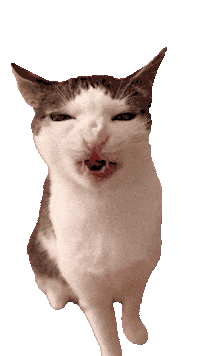
#> input picture assets/cats/feeding.gif, 200 x 356 px; its folder holds 4 pictures in this run
$ python transparent-cats.py
#> lines starting #> are read from the running program, lines starting #| are printed output that depends on the picture; after the words box and inside, x2 and y2 are one past the last pixel; in counts of white or black regions, pixels touching at a corner belong together
"""Remove only the edge-connected white matte from the two cat stickers.

Usage: python3 scripts/transparent-cats.py
Requires Pillow, NumPy and SciPy. Preserves every source frame and its timing.
The other three GIFs have photographic backgrounds and are intentionally intact.
"""

from pathlib import Path

import numpy as np
from PIL import Image, ImageSequence
from scipy import ndimage


ROOT = Path(__file__).resolve().parents[1] / "assets" / "cats"


def convert(name):
#> called with name = 'feeding'
    source = Image.open(ROOT / f"{name}.gif")
#> source is the input picture: PIL image 200x356 P; mean R, G, B 217.1, 204.2, 198.4
    frames = []
    durations = []
    for frame in ImageSequence.Iterator(source):
        rgba = np.array(frame.convert("RGBA"))
        rgb = rgba[:, :, :3].astype(np.int16)
        # Only flood-fill near-neutral white from the canvas edges. A simple
        # chroma-key would also erase the white fur in the feeding-cat sticker.
        # GIF edge antialiasing is often light gray rather than exact white.
        white = (rgb.min(axis=2) >= 210) & ((rgb.max(axis=2) - rgb.min(axis=2)) < 42)
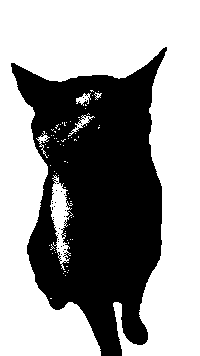
#> white: shape (356, 200) bool; 60% white; 26 black regions (25 under 20 px), largest, box (x1, y1, x2, y2) and area: (11, 47, 167, 356) 28465
        seeds = np.zeros(white.shape, dtype=bool)
        seeds[0, :] = seeds[-1, :] = True
        seeds[:, 0] = seeds[:, -1] = True
        background = ndimage.binary_propagation(seeds & white, mask=white)
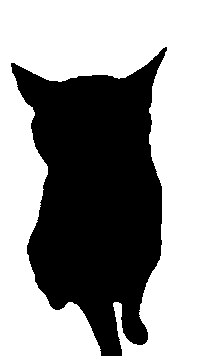
#> background: shape (356, 200) bool; 58% white; 1 black region, box (x1, y1, x2, y2) and area: (11, 47, 167, 356) 29909
        # Feather the last edge pixel to avoid a bright/jagged halo on dark XP
        # wallpapers. Keep interior white fur and facial highlights opaque.
        distance = ndimage.distance_transform_edt(~background)
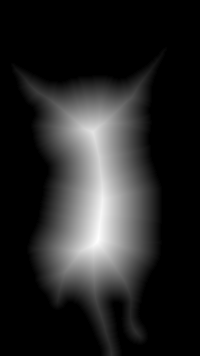
#> distance: shape (356, 200) float64; min 0, max 63, mean 9.5; drawn with min black and max white
        rgba[:, :, 3] = np.minimum(rgba[:, :, 3], np.clip(distance * 127, 0, 255).astype(np.uint8))
        edge = (rgba[:, :, 3] > 0) & (rgba[:, :, 3] < 255)
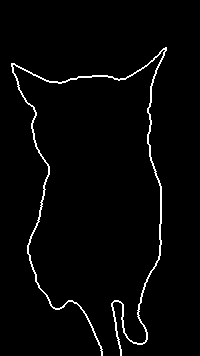
#> edge: shape (356, 200) bool; 2.5% white in thin lines or dots, all inside (x1, y1, x2, y2) = (11, 47, 167, 356)
        if edge.any():
            opaque = rgba[:, :, 3] == 255
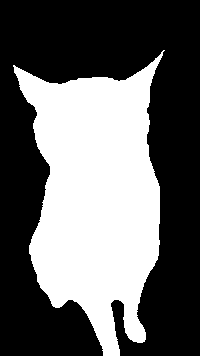
#> opaque: shape (356, 200) bool; 39.5% white; 1 white region, box (x1, y1, x2, y2) and area: (13, 50, 165, 356) 28133
            nearest = ndimage.distance_transform_edt(~opaque, return_distances=False, return_indices=True)
            rgba[edge, :3] = rgba[nearest[0][edge], nearest[1][edge], :3]
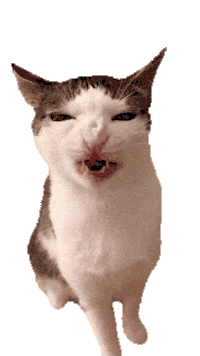
#> rgba: shape (356, 200, 4); mean R, G, B, A 217.1, 204.2, 198.4, 105.2; transparent parts drawn white
        rgba[rgba[:, :, 3] == 0, :3] = 0
        frames.append(Image.fromarray(rgba, "RGBA"))
        durations.append(frame.info.get("duration", source.info.get("duration", 60)))
    frames[0].save(
        ROOT / f"{name}-transparent.webp",
        save_all=True,
        append_images=frames[1:],
        duration=durations,
        loop=0,
        quality=86,
        method=5,
    )
    print(f"{name}: {len(frames)} frames, alpha WebP saved")
#| feeding: 67 frames, alpha WebP saved


if __name__ == "__main__":
    for sticker in ("feeding", "jump"):
        convert(sticker)
#> pass 2 of the loop `for sticker in ("feeding", "jump"):`:
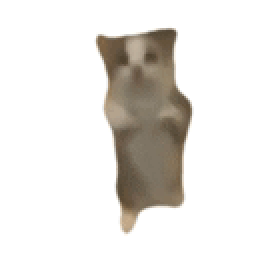
#> input picture assets/cats/jump.gif, 128 x 128 px (shown 2 times larger)
#> in convert, source is the input picture: PIL image 128x128 P; mean R, G, B 229.6, 226.7, 222.7
#> rgb: shape (128, 128, 3) int16
#> in convert (call 2), `white = (rgb.min(axis=2) >= 210) & ((rgb.max(axis=2) - rgb.min(axis=2)..`:
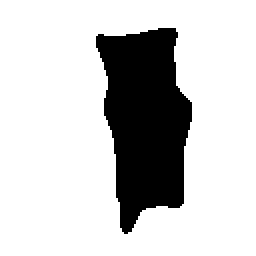
#> white: shape (128, 128) bool (shown 2 times larger); 79.6% white; 1 black region, box (x1, y1, x2, y2) and area: (48, 14, 96, 117) 3338
#> distance: shape (128, 128) float64
#> edge: shape (128, 128) bool; 3.1% white in thin lines or dots, all inside (x1, y1, x2, y2) = (48, 14, 96, 117)
#> opaque: shape (128, 128) bool; 17.3% white; 1 white region, box (x1, y1, x2, y2) and area: (50, 16, 94, 115) 2828
#> in convert (call 2), `rgba[edge, :3] = rgba[nearest[0][edge], nearest[1][edge], :3]`:
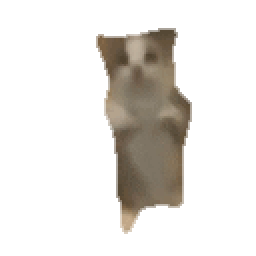
#> rgba: shape (128, 128, 4) (shown 2 times larger); mean R, G, B, A 228.6, 225.6, 221.4, 49.7; transparent parts drawn white
#| jump: 66 frames, alpha WebP saved
